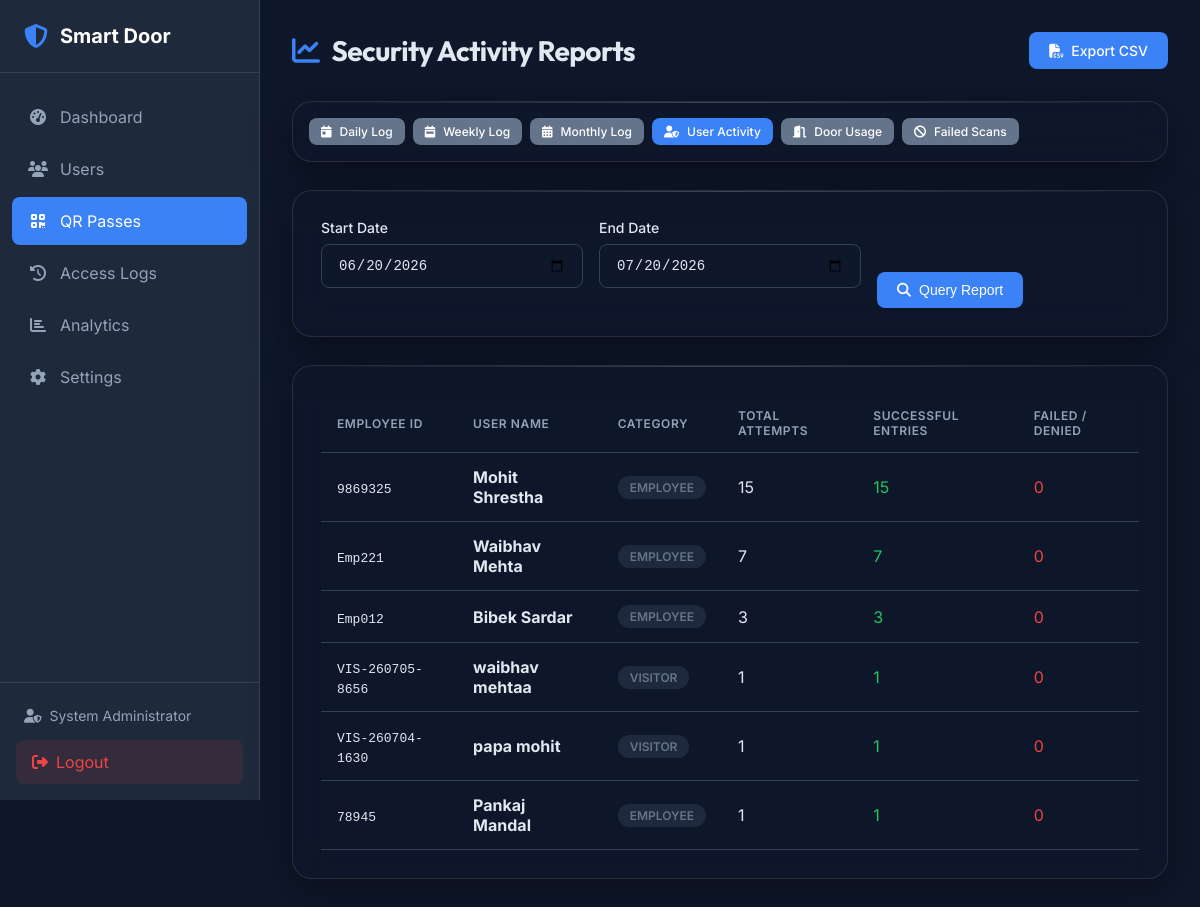
Page /admin/qr/reports?type=user&start_date=2026-06-20&end_date=2026-07-20 (signed in) on the earlier database version.
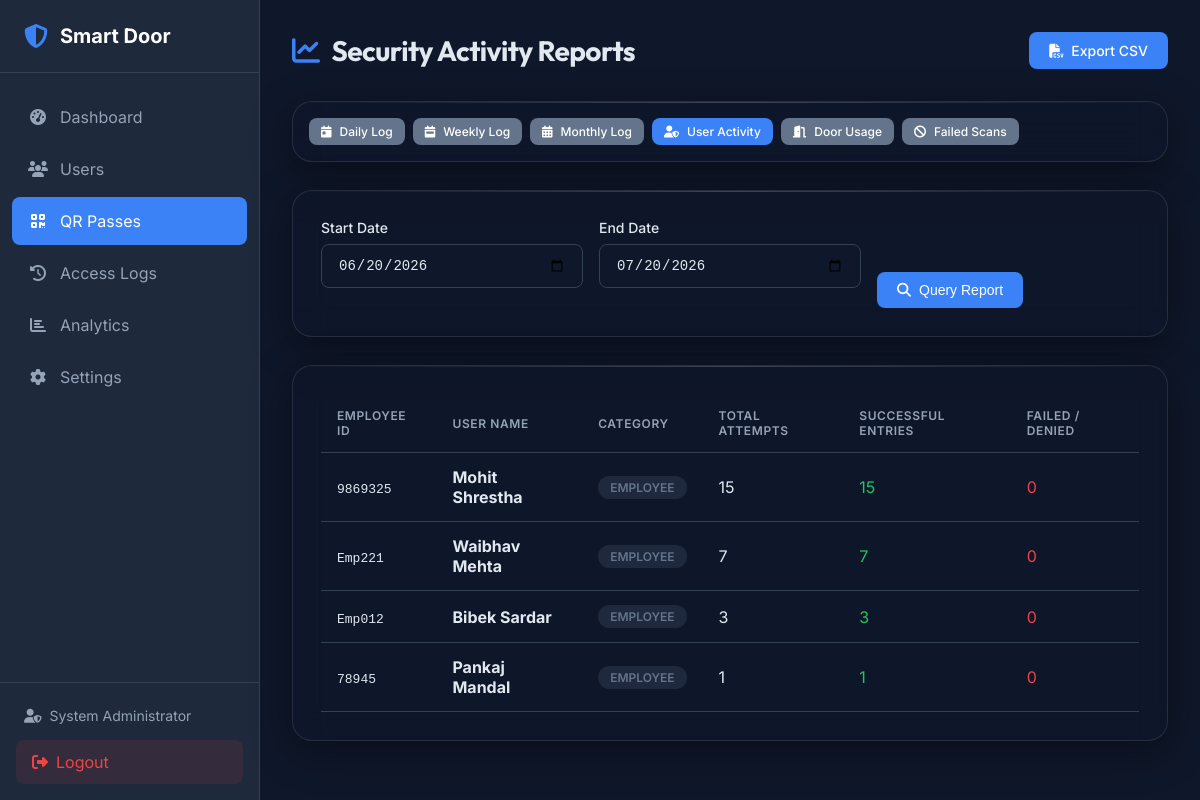
Same page on the later database version.
### tables this page shows
CREATE TABLE users (
    id INTEGER PRIMARY KEY AUTOINCREMENT,
    employee_id VARCHAR(50) UNIQUE NOT NULL,
    first_name VARCHAR(50) NOT NULL,
    last_name VARCHAR(50) NOT NULL,
    email VARCHAR(100) UNIQUE,
    phone VARCHAR(20),
    department VARCHAR(100),
    designation VARCHAR(100),
    is_active BOOLEAN DEFAULT 1,
    face_enrolled BOOLEAN DEFAULT 0,
    fingerprint_enrolled BOOLEAN DEFAULT 0,
    created_at DATETIME DEFAULT CURRENT_TIMESTAMP,
    updated_at DATETIME DEFAULT CURRENT_TIMESTAMP,
    created_by INTEGER, user_type VARCHAR(50) DEFAULT 'Employee', access_level VARCHAR(50) DEFAULT 'Normal', allowed_doors TEXT DEFAULT 'Main Entrance', status VARCHAR(20) DEFAULT 'Active', expiration_date DATETIME NULL,
    FOREIGN KEY (created_by) REFERENCES admin(id)
);

### web/routes/qr_routes.py (the view)
@qr_bp.route('/admin/qr/reports')
@login_required
def reports():
    report_type = request.args.get('type', 'daily')
    start_date_str = request.args.get('start_date')
    end_date_str = request.args.get('end_date')
    today = date.today()
    start = today - timedelta(days=30)
    end = today
    if start_date_str:
        try:
            start = datetime.strptime(start_date_str, '%Y-%m-%d').date()
        except ValueError:
            pass
    if end_date_str:
        try:
            end = datetime.strptime(end_date_str, '%Y-%m-%d').date()
        except ValueError:
            pass
    reports_data = qr_repo.get_reports_data(report_type, start, end)
    return render_template(
        'qr/reports.html',
        data=reports_data,
        report_type=report_type,
        start_date=start.strftime('%Y-%m-%d'),
        end_date=end.strftime('%Y-%m-%d')
    )

### database/db_manager.py (called while the page is built, shortened)
    def _get_connection(self) -> sqlite3.Connection:
        return self._local.connection

    def execute(self, query: str, params: tuple = ()) -> sqlite3.Cursor:
        conn = self._get_connection()
        cursor = conn.cursor()
        cursor.execute(query, params)
        return cursor

### web/routes/qr_routes.py (called while the page is built)
def login_required(f):
    @wraps(f)
    def decorated_function(*args, **kwargs):
        if 'admin_id' not in session:
            flash('Please log in to access this page.', 'warning')
            return redirect(url_for('login'))
        return f(*args, **kwargs)
    return decorated_function

### web/templates/qr/reports.html (shortened to what the changed rows need)
{% extends "base.html" %}
{% block extra_css %}
<link rel="stylesheet" href="{{ url_for('static', filename='css/qr.css') }}">
{% endblock %}
{% block content %}
<div class="page-header">
    <h1><i class="fas fa-chart-line"></i> Security Activity Reports</h1>
</div>
<div class="qr-glass-card">
    <div class="table-responsive">
        {% if data %}
            <table class="table">
                <thead>
                    <tr>
                        {% if report_type == 'daily' %}
                            <th>Access Date</th>
                            <th>Total Attempts</th>
                            <th>Successful entries</th>
                            <th>Failed / Denied</th>
                        {% elif report_type == 'weekly' %}
                            <th>Week Number</th>
                            <th>Week Start Date</th>
                            <th>Total Attempts</th>
                            <th>Successful entries</th>
                            <th>Failed / Denied</th>
                        {% elif report_type == 'monthly' %}
                            <th>Month / Year</th>
                            <th>Total Attempts</th>
                            <th>Successful entries</th>
                            <th>Failed / Denied</th>
                        {% elif report_type == 'user' %}
                            <th>Employee ID</th>
                            <th>User Name</th>
                            <th>Category</th>
                            <th>Total Attempts</th>
                            <th>Successful entries</th>
                            <th>Failed / Denied</th>
                        {% elif report_type == 'door' %}
                            <th>Door Name</th>
                            <th>Total Attempts</th>
                            <th>Successful entries</th>
                            <th>Failed / Denied</th>
                        {% endif %}
                    </tr>
                </thead>
                <tbody>
                    {% for row in data %}
                    <tr>
                        {% if report_type == 'daily' %}
                            <td><strong>{{ row.access_date }}</strong></td>
                            <td>{{ row.total_attempts }}</td>
                            <td><span class="text-success">{{ row.successful }}</span></td>
                            <td><span class="text-danger">{{ row.failed }}</span></td>
                        {% elif report_type == 'weekly' %}
                            <td>Week {{ row.week_num }}</td>
                            <td>{{ row.week_start }}</td>
                            <td>{{ row.total_attempts }}</td>
                            <td><span class="text-success">{{ row.successful }}</span></td>
                            <td><span class="text-danger">{{ row.failed }}</span></td>
                        {% elif report_type == 'monthly' %}
                            <td><strong>{{ row.month_year }}</strong></td>
                            <td>{{ row.total_attempts }}</td>
                            <td><span class="text-success">{{ row.successful }}</span></td>
                            <td><span class="text-danger">{{ row.failed }}</span></td>
                        {% elif report_type == 'user' %}
                            <td><code>{{ row.employee_id }}</code></td>
                            <td><strong>{{ row.user_name }}</strong></td>
                            <td><span class="badge badge-secondary">{{ row.user_type }}</span></td>
                            <td>{{ row.total_attempts }}</td>
                            <td><span class="text-success">{{ row.successful }}</span></td>
                            <td><span class="text-danger">{{ row.failed }}</span></td>
                        {% elif report_type == 'door' %}
                            <td><strong>{{ row.door }}</strong></td>
                            <td>{{ row.total_attempts }}</td>
                            <td><span class="text-success">{{ row.successful }}</span></td>
                            <td><span class="text-danger">{{ row.failed }}</span></td>
                        {% endif %}
                    </tr>
                    {% endfor %}
                </tbody>
            </table>
        {% else %}
            <div class="empty-state">
                <i class="fas fa-folder-open"></i>
                <h3>No Logs Found</h3>
                <p>No activity log entries matched the selected timeframe.</p>
            </div>
        {% endif %}
    </div>
</div>
{% endblock %}

Differences in the rows shown:
removed users: employee_id "VIS-260705-8656", user_name "waibhav mehtaa", user_type "VISITOR", total_attempts "1", successful "1", failed "0"
removed users: employee_id "VIS-260704-1630", user_name "papa mohit", user_type "VISITOR", total_attempts "1", successful "1", failed "0"
